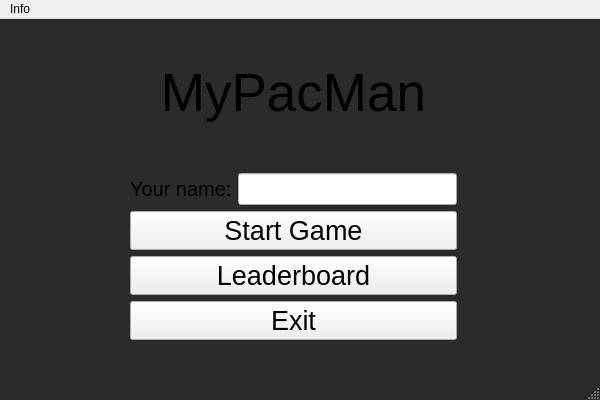
<?xml version="1.0" encoding="UTF-8"?>
<ui version="4.0">
 <class>MainWindow</class>
 <widget class="QMainWindow" name="MainWindow">
  <property name="geometry">
   <rect>
    <x>0</x>
    <y>0</y>
    <width>600</width>
    <height>400</height>
   </rect>
  </property>
  <property name="windowTitle">
   <string>MyPacMan</string>
  </property>
  <property name="styleSheet">
   <string notr="true">QMainWindow
{
    background-color: #2b2b2b;
    color: white;
}</string>
  </property>
  <widget class="QWidget" name="centralwidget">
   <widget class="QWidget" name="">
    <property name="geometry">
     <rect>
      <x>130</x>
      <y>0</y>
      <width>327</width>
      <height>321</height>
     </rect>
    </property>
    <layout class="QGridLayout" name="gridLayout">
     <item row="0" column="0">
      <widget class="QLabel" name="name">
       <property name="font">
        <font>
         <pointsize>40</pointsize>
        </font>
       </property>
       <property name="text">
        <string>MyPacMan</string>
       </property>
       <property name="alignment">
        <set>Qt::AlignmentFlag::AlignCenter</set>
       </property>
      </widget>
     </item>
     <item row="3" column="0">
      <widget class="QPushButton" name="leaderboardButton">
       <property name="font">
        <font>
         <pointsize>20</pointsize>
        </font>
       </property>
       <property name="text">
        <string>Leaderboard</string>
       </property>
      </widget>
     </item>
     <item row="1" column="0">
      <layout class="QHBoxLayout" name="horizontalLayout">
       <item>
        <widget class="QLabel" name="username">
         <property name="font">
          <font>
           <pointsize>15</pointsize>
          </font>
         </property>
         <property name="text">
          <string>Your name:</string>
         </property>
        </widget>
       </item>
       <item>
        <widget class="QLineEdit" name="enterName">
         <property name="font">
          <font>
           <pointsize>15</pointsize>
          </font>
         </property>
        </widget>
       </item>
      </layout>
     </item>
     <item row="2" column="0">
      <widget class="QPushButton" name="startButton">
       <property name="font">
        <font>
         <pointsize>20</pointsize>
        </font>
       </property>
       <property name="text">
        <string>Start Game</string>
       </property>
      </widget>
     </item>
     <item row="4" column="0">
      <widget class="QPushButton" name="exitButton">
       <property name="font">
        <font>
         <pointsize>20</pointsize>
        </font>
       </property>
       <property name="text">
        <string>Exit</string>
       </property>
      </widget>
     </item>
    </layout>
   </widget>
  </widget>
  <widget class="QMenuBar" name="menubar">
   <property name="geometry">
    <rect>
     <x>0</x>
     <y>0</y>
     <width>600</width>
     <height>25</height>
    </rect>
   </property>
   <widget class="QMenu" name="menuInfo">
    <property name="title">
     <string>Info</string>
    </property>
    <addaction name="actionAuthor"/>
    <addaction name="actionControls"/>
    <addaction name="actionAbout"/>
   </widget>
   <addaction name="menuInfo"/>
  </widget>
  <widget class="QStatusBar" name="statusbar"/>
  <action name="actionAuthor">
   <property name="text">
    <string>Author</string>
   </property>
  </action>
  <action name="actionAbout">
   <property name="text">
    <string>About</string>
   </property>
  </action>
  <action name="actionControls">
   <property name="text">
    <string>Controls</string>
   </property>
  </action>
 </widget>
 <resources/>
 <connections/>
</ui>
